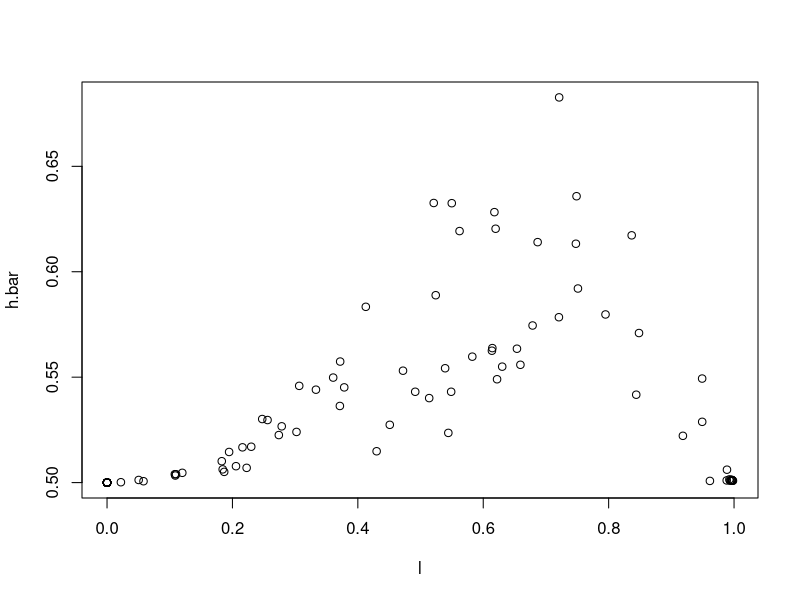
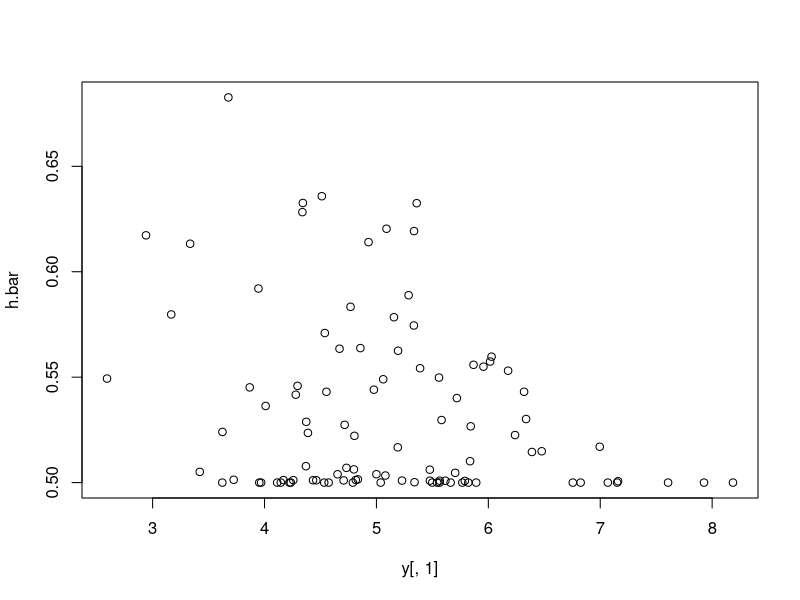
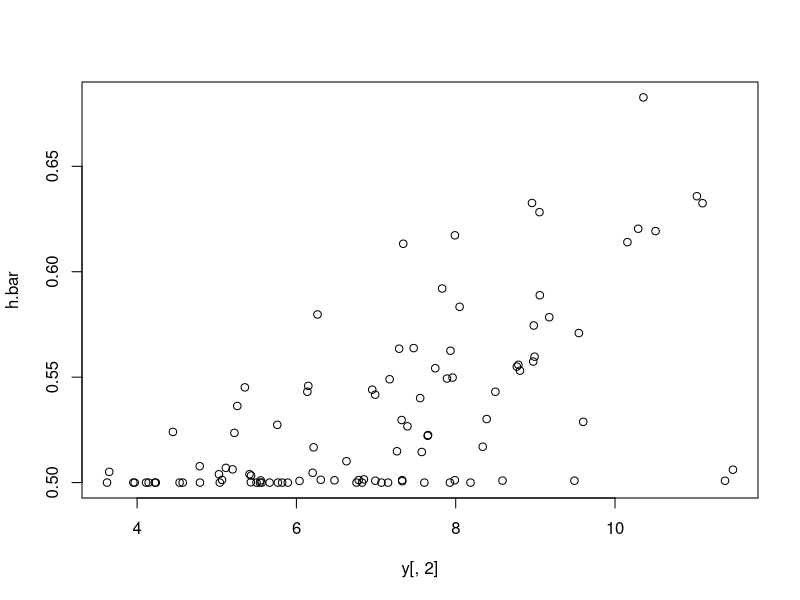
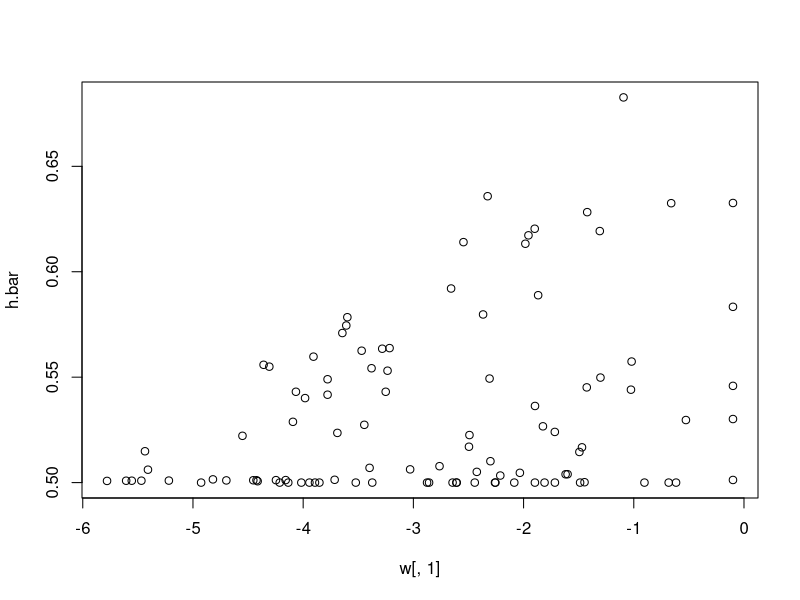
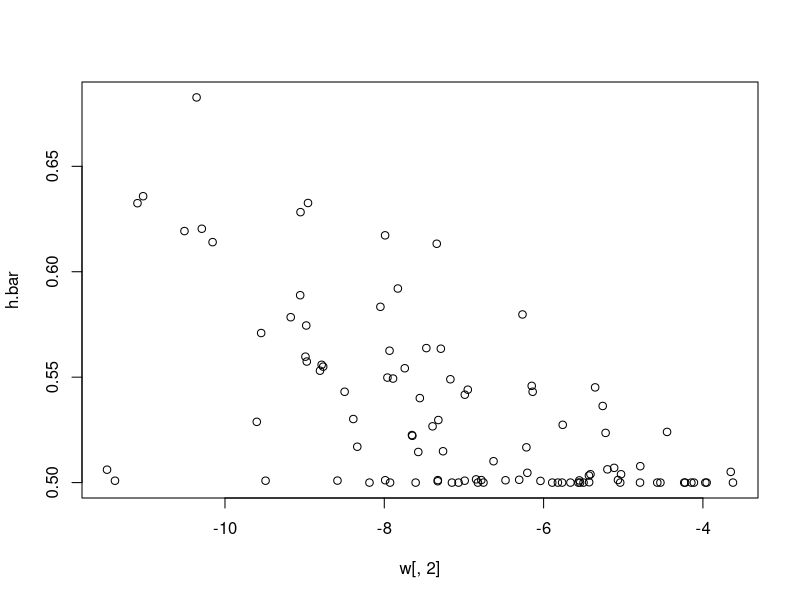

These figures' R source, in order: (Note: this script raises an error after producing the figures.)
#Very simple
n <- 100

# EAch indv has one kink in their budget constraint (including linear as a special case)
j <- round(rep(2, n) )
y <- matrix(NA, nrow=n, ncol=j[1])
y[,1] <- pmax(2, rnorm(n, 5, 1))
y[,2] <- pmax(y[,1], rnorm(n, 7, 2))
w <- matrix(NA, nrow=n, ncol=j[1])
w[,1] <- -pmax(pmin(y[,1]-.01, rnorm(n,3,1.5) ),.1)
w[,2] <- -y[,2]
l <- -(y[,1]-y[,2])/(w[,1]-w[,2])

# V is the Cobb-douglas parameter (1-\alpha), drawn here from uniform
v.mean <- 0
v.sigm <- 1
v <- round(runif(n, 0, 1),1)

# as mentioned above, pi is cobb-douglas. Allows pi.bar (mean over V), pi.inv and mu to be easily computed
pi <- function(y,w,v){  v*y/abs(w) }

pi.bar.fn <- function(y,w){  y/abs(w)*1/2  }
pi.inv.fn <- function(y,w,l) { l*abs(w)/y}
mu.fn <- function(y,w,l){ -1/2*abs(w)/y*l^2}

pi.bar <- pi.bar.fn(y[,2],w[,2])
mu <- mu.fn(y,w,rep(l))

h.bar.fn <- function(y,w,l){ .5 + mu.fn(y,w,rep(l))[,1] - mu.fn(y,w,rep(l))[,2]}
h.bar <- h.bar.fn(y,w,l)

# here are some plots for interest
plot(l,h.bar)
plot(y[,1],h.bar)
plot(y[,2],h.bar)
plot(w[,1],h.bar)
plot(w[,2],h.bar)


# Estimation
# h data is generated now
h <- pmax(.5, rnorm(n, .58, .1))
# plot(sort(h-h.bar))
# plot(sort(h))

# basis has just increasing powers, up to k
k <- 8
P <- matrix(NA, nrow=n, ncol= k*2)
for (i in 1:k){
P[,i] <- (y*w)[,2]^(i)
P[,k+i] <- (l*(y[,1]*w[,1]-y[,2]*w[,2]))^(i)
}

beta = ginv(t(P) %*% P) %*% t(P) %*% h

plot(sort(P %*% beta- h.bar))
lines(sort(P %*% beta- h))

# some observations: 
# the estimation does better! if the basis is limited (see what happens when k = 8), why is this?
# having a look at Table I and section 5.3, it sems like 'additional terms' are added v arbitrarily. Must read more on this
# How to pick power functions? SHould we try non-uniformly increasing functions (like y^3*w^2) ?


